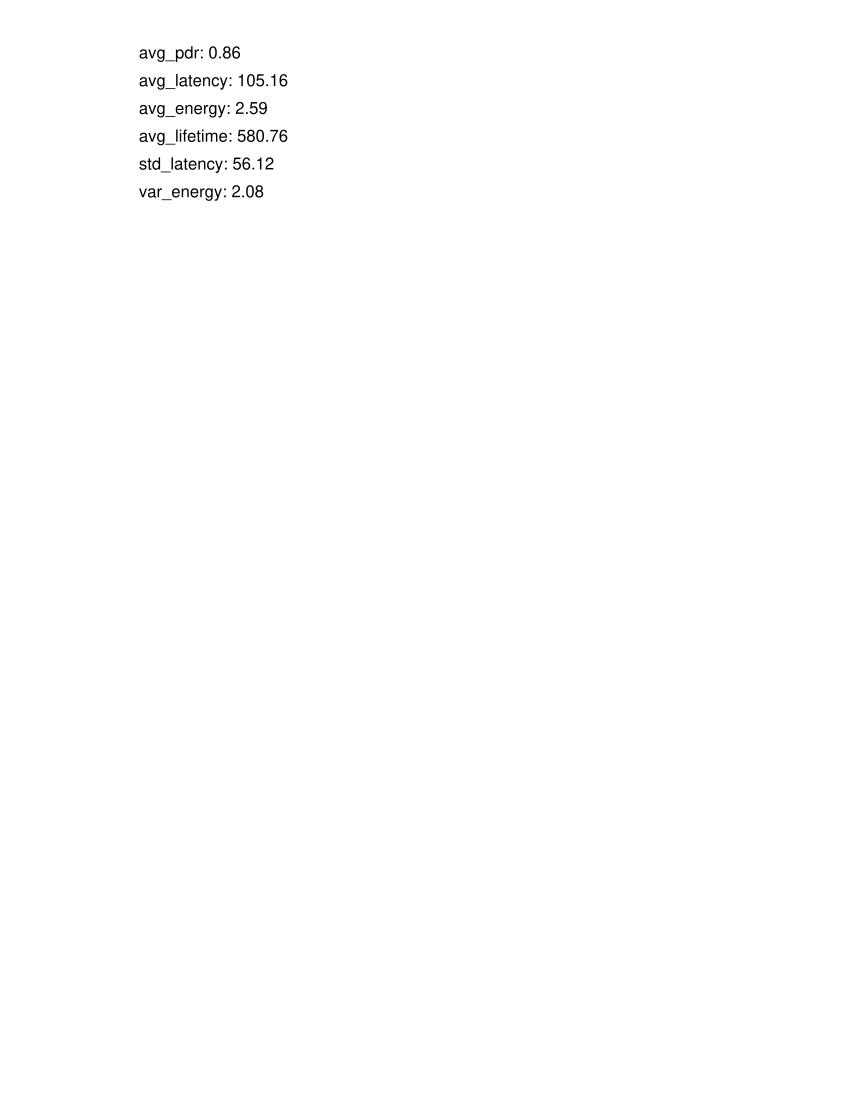

Python code for this plot:
from reportlab.lib.pagesizes import letter
from reportlab.pdfgen import canvas

def generate_report(results):
    c = canvas.Canvas("reports/report.pdf", pagesize=letter)

    y = 750
    for key, value in results.items():
        c.drawString(100, y, f"{key}: {value:.2f}")
        y -= 20

    c.save()
